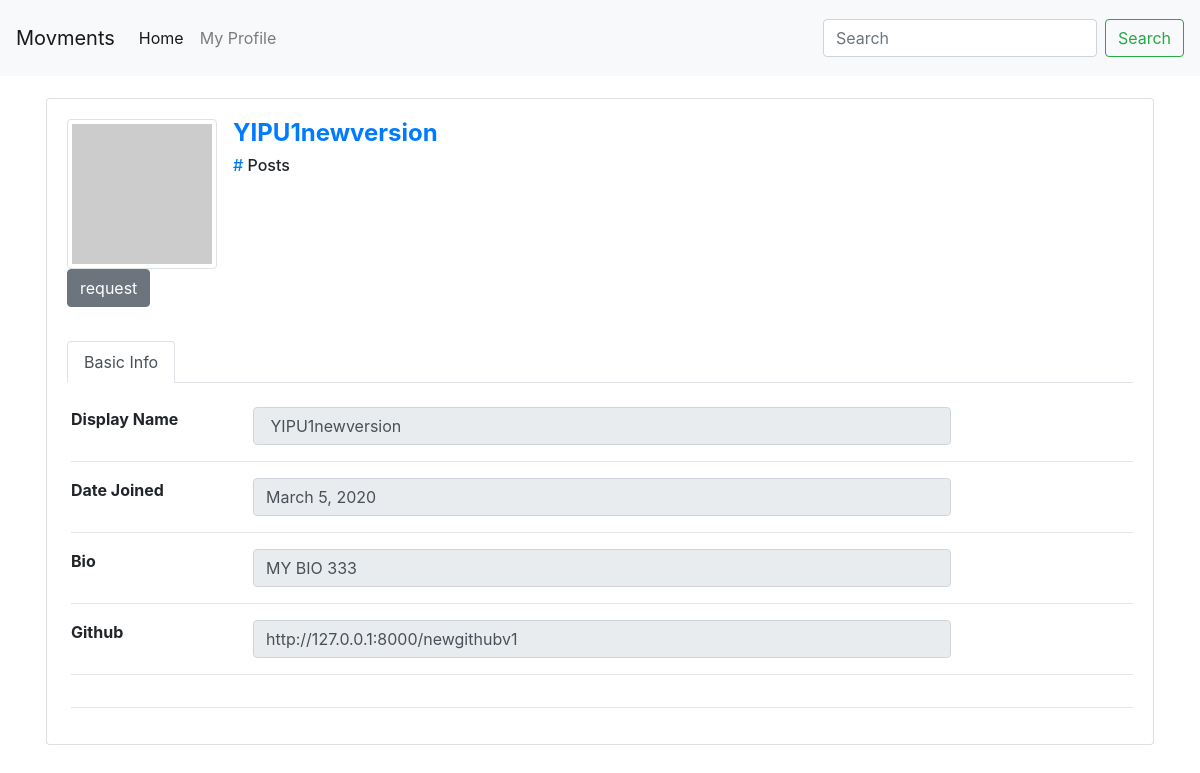
The page /accounts/author/profile/199ab538-9a2f-49be-8fc9-bce9aa919115/ on the database as committed earlier.
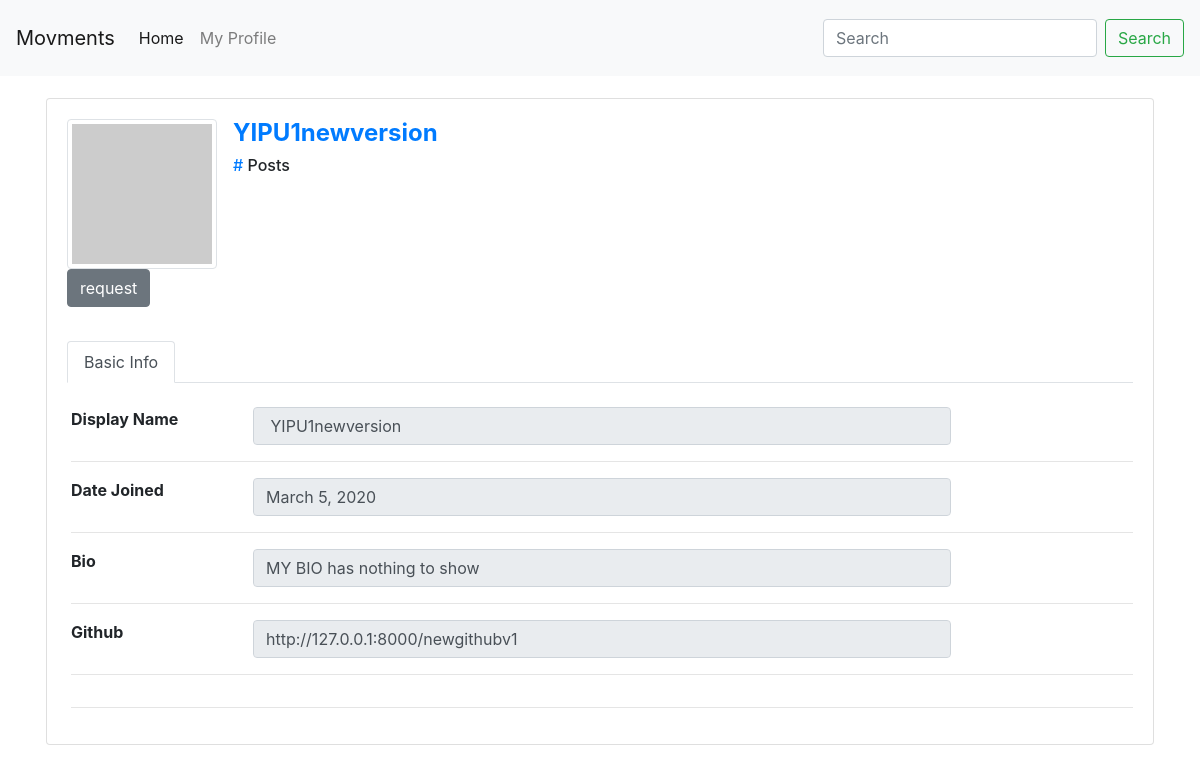
The same page on the database as committed later.
### accounts/models.py (models this page shows, shortened)
class Author(AbstractBaseUser):
    email=models.EmailField(
        verbose_name='email address',
        max_length=60,
        unique=True,
    )
    uid_str = uuid.uuid4().urn
    uuid_str = uid_str[9:] # str(settings.HOSTNAME)+"/author/"+
    id = models.CharField(primary_key=True, default=uuid_str, editable=False,max_length=100,unique=True)
    displayName = models.CharField(max_length=30)
    host = models.URLField(default=settings.HOSTNAME, max_length=100)
    url = models.URLField(default=uuid_str,max_length=100)
    avatar = models.ImageField(upload_to='avatar/', default = 'avatar/default-avatar.png', blank=True, null=True)
    github = models.URLField(default="", max_length=100, null=True)
    bio = models.CharField(max_length=200, null=True)
    date_joined=models.DateField(verbose_name="date joined", auto_now=True)
    last_login=models.DateField(verbose_name="date joined", auto_now=True)
    is_active=models.BooleanField(default=True)
    is_admin=models.BooleanField(default=False)
    objects=AuthorManager()
    USERNAME_FIELD = 'email'
    REQUIRED_FIELDS = ['displayName', ]

### accounts/views.py (the view, shortened to what this page needs)
# urls.py: path('author/profile/<str:author_id>/', views.profile_view, name='view profile'),
def profile_view(request, author_id):
    form = request.POST
    author = Author.objects.filter(id=author_id)[0]
    print(author.avatar)
    context = {
        'displayName': author.displayName,
        'avatar': author.avatar,
        'github': author.github,
        'url': author.url,
        'host': author.host,
        'bio': author.bio,
        'email': author.email,
        'id': author.id,
        'joined_date': author.date_joined,
    }
    return render(request, "accounts/profile.html", context)

### accounts/templates/accounts/profile.html (shortened to what the changed rows need)
{%include 'posting/base.html'%}
<div class="container" style="margin-top: 20px;">
    <div class="row">
        <div class="col-12">
            <div class="card">
                <div class="card-body">
                    <div class="card-title mb-4">
                        <div class="d-flex justify-content-start">
                            <div class="userData ml-3">
                                <h2 class="d-block" style="font-size: 1.5rem; font-weight: bold"><a href="javascript:void(0);">{{ displayName }}</a></h2>
                            </div>
                        </div>
                    </div>
                    <div class="row">
                        <div class="col-12">
                            <form class="change-form", action="{% url 'accounts:view profile' request.user.id %}", method="POST"> {% csrf_token %}
                                <div class="tab-content ml-1" id="myTabContent">
                                    <div class="tab-pane fade show active" id="basicInfo" role="tabpanel" aria-labelledby="basicInfo-tab">
                                            <div class="row">
                                                <div class="col-md-8 col-6">
                                                    <input type="text" id="display-input" name="displayName" class="form-control classname" value="{{ displayName }}" readonly />
                                                </div>
                                            </div>
                                            <div class="row">
                                                <div class="col-md-8 col-6">
                                                    <input type="text" class="form-control classname" value="{{ joined_date }}" readonly />
                                                </div>
                                            </div>
                                            <div class="row">
                                                <div class="col-md-8 col-6">
                                                    <input type="text"  id="bio-input" name="bio" class="form-control classname" value="{{ bio }}" readonly />
                                                </div>
                                            </div>
                                            <div class="row">
                                                <div class="col-md-8 col-6">
                                                    <input type="text" id="github-input" name="github" class="form-control classname" value="{{ github }}" readonly />
                                                </div>
                                            </div>
                                    </div>
                                </div>
                            </form>
                        </div>
                    </div>
                </div>
            </div>
        </div>
    </div>
</div>

Rows that differ between the two databases and show on the page:
changed Author "YIPU1newversion": bio "MY BIO 333" → "MY BIO has nothing to show"
